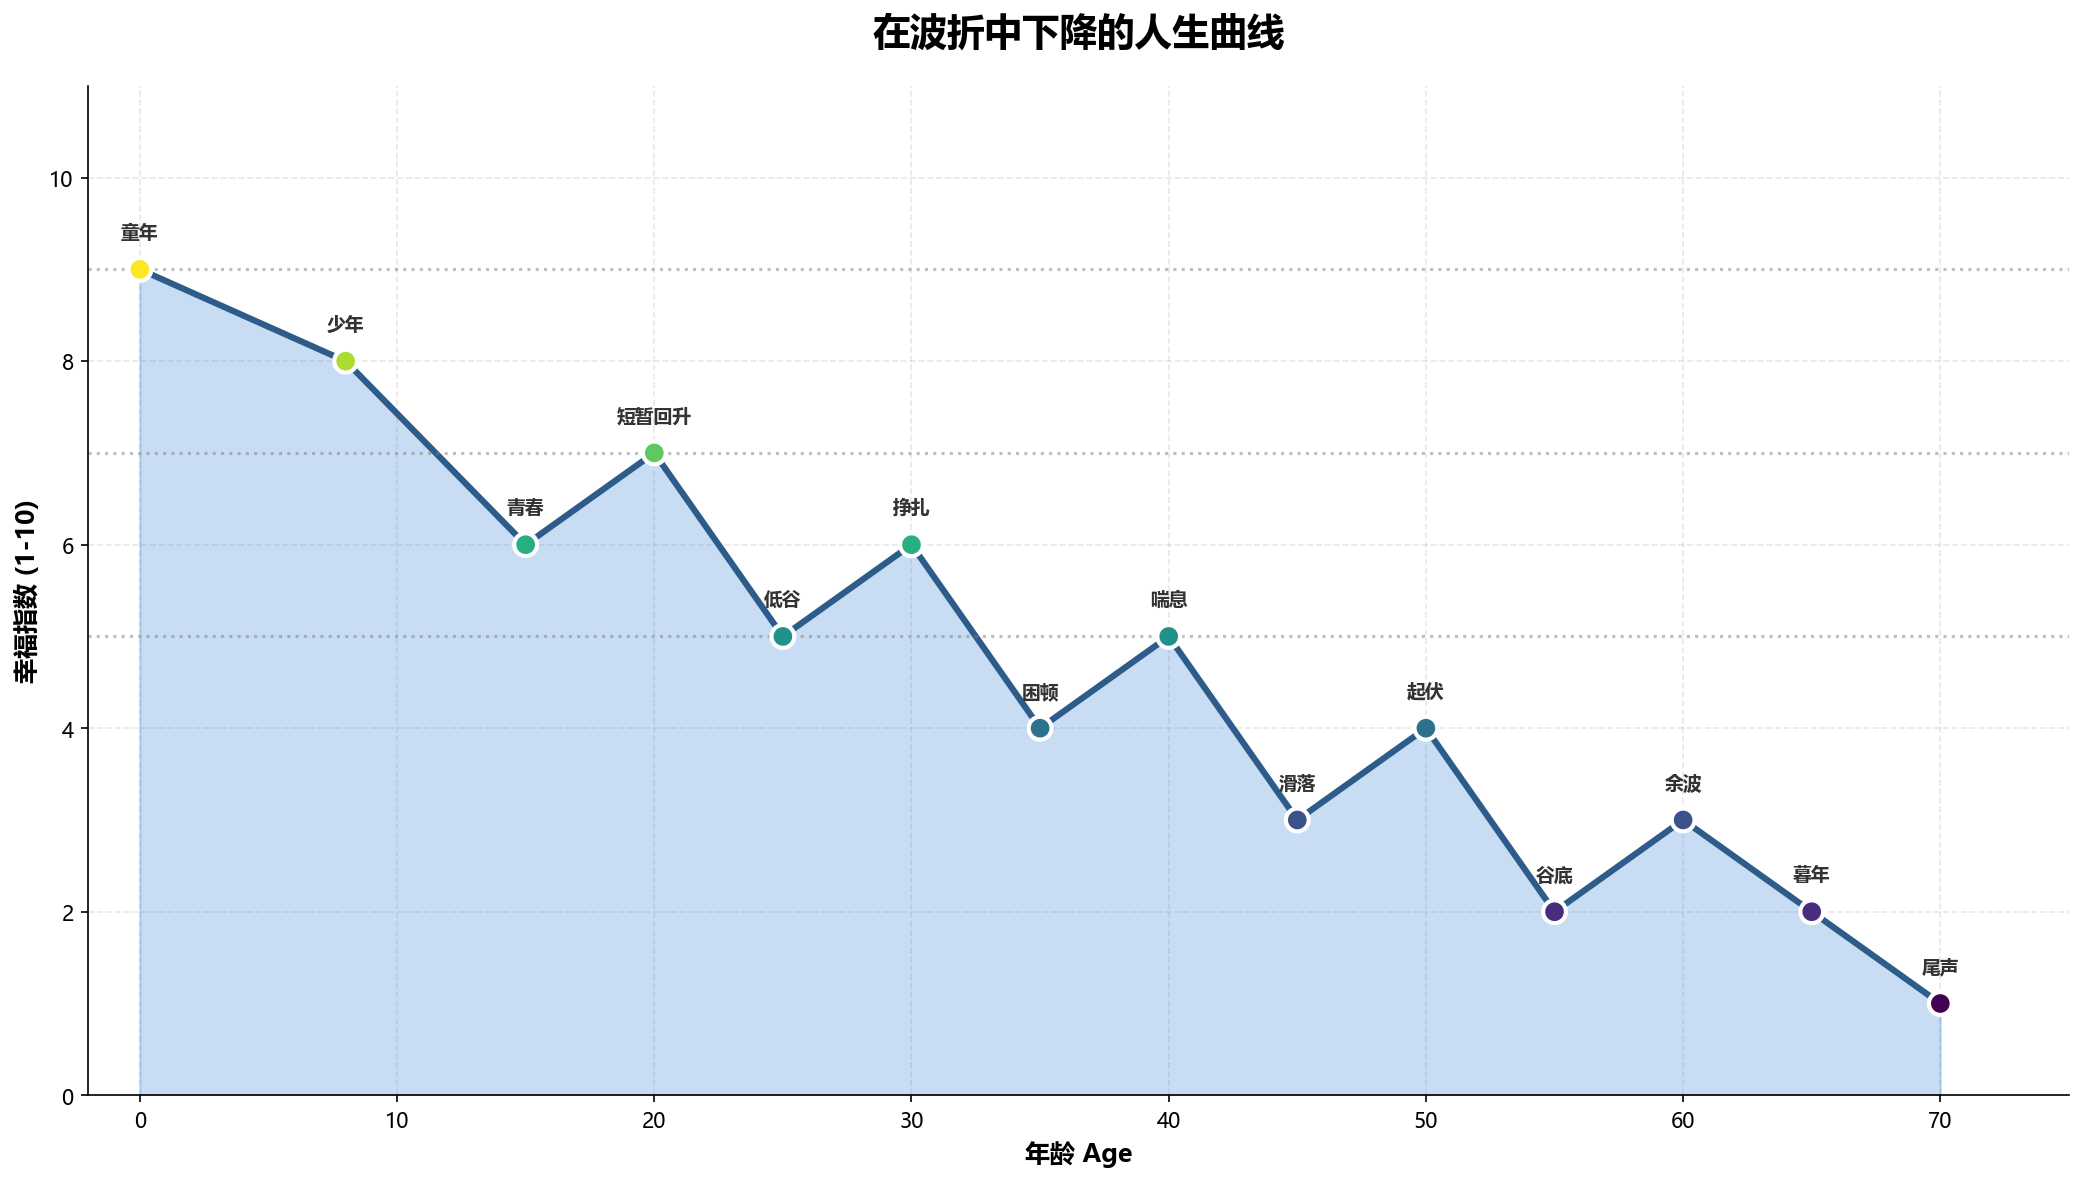

This figure's Python source:
"""
人生曲线 - Life Curve Visualization
用 Python 绘制你的人生轨迹
"""

import matplotlib
matplotlib.use('Agg')  # 非交互式后端，直接保存图片
import matplotlib.pyplot as plt
import numpy as np
from matplotlib import font_manager
import matplotlib.dates as mdates
from datetime import datetime

# 尝试设置中文字体
try:
    plt.rcParams['font.sans-serif'] = ['Microsoft YaHei', 'SimHei', 'SimSun', 'KaiTi', 'FangSong']
    plt.rcParams['axes.unicode_minus'] = False
except:
    pass

def create_life_curve():
    """创建人生曲线图"""
    
    # ========== 在波折中下降的人生曲线 ==========
    # 格式: (年龄, 幸福/满意度 1-10, 阶段名称)
    # 整体下行，但途中有所起伏
    life_data = [
        (0, 9, "童年"),
        (8, 8, "少年"),
        (15, 6, "青春"),
        (20, 7, "短暂回升"),
        (25, 5, "低谷"),
        (30, 6, "挣扎"),
        (35, 4, "困顿"),
        (40, 5, "喘息"),
        (45, 3, "滑落"),
        (50, 4, "起伏"),
        (55, 2, "谷底"),
        (60, 3, "余波"),
        (65, 2, "暮年"),
        (70, 1, "尾声"),
    ]
    
    ages = [d[0] for d in life_data]
    scores = [d[1] for d in life_data]
    labels = [d[2] for d in life_data]
    
    # 创建平滑曲线
    ages_smooth = np.linspace(min(ages), max(ages), 200)
    scores_smooth = np.interp(ages_smooth, ages, scores)
    
    # 创建图形
    fig, ax = plt.subplots(figsize=(14, 8))
    
    # 填充区域
    ax.fill_between(ages_smooth, 0, scores_smooth, alpha=0.3, color='#4A90D9')
    ax.plot(ages_smooth, scores_smooth, linewidth=3, color='#2E5C8A', 
            label='人生轨迹')
    
    # 标记关键节点
    scatter = ax.scatter(ages, scores, c=scores, cmap='viridis', 
                        s=120, zorder=5, edgecolors='white', linewidths=2)
    
    # 添加阶段标签
    for age, score, label in life_data:
        ax.annotate(label, (age, score), textcoords="offset points", 
                    xytext=(0, 15), ha='center', fontsize=9, 
                    fontweight='bold', color='#333333')
    
    # 设置坐标轴
    ax.set_xlim(-2, max(ages) + 5)
    ax.set_ylim(0, 11)
    ax.set_xlabel('年龄 Age', fontsize=12, fontweight='bold')
    ax.set_ylabel('幸福指数 (1-10)', fontsize=12, fontweight='bold')
    ax.set_title('在波折中下降的人生曲线', fontsize=18, fontweight='bold', pad=20)
    
    # 添加网格
    ax.grid(True, alpha=0.3, linestyle='--')
    ax.set_axisbelow(True)
    
    # 添加水平参考线
    for y in [5, 7, 9]:
        ax.axhline(y=y, color='gray', linestyle=':', alpha=0.5)
    
    # 美化
    ax.spines['top'].set_visible(False)
    ax.spines['right'].set_visible(False)
    
    plt.tight_layout()
    plt.savefig('life_curve.png', dpi=150, bbox_inches='tight', 
                facecolor='white', edgecolor='none')
    plt.close()
    print("Saved: life_curve.png")

if __name__ == "__main__":
    create_life_curve()
